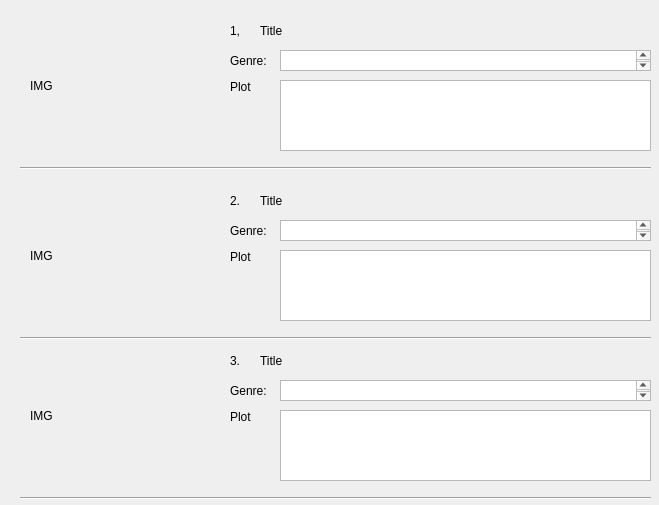
<?xml version="1.0" encoding="UTF-8"?>
<ui version="4.0">
 <class>Dialog</class>
 <widget class="QDialog" name="Dialog">
  <property name="geometry">
   <rect>
    <x>0</x>
    <y>0</y>
    <width>659</width>
    <height>505</height>
   </rect>
  </property>
  <property name="windowTitle">
   <string>Dialog</string>
  </property>
  <widget class="QLabel" name="movie_thumbnail_1">
   <property name="geometry">
    <rect>
     <x>30</x>
     <y>20</y>
     <width>181</width>
     <height>131</height>
    </rect>
   </property>
   <property name="text">
    <string>IMG</string>
   </property>
  </widget>
  <widget class="QLabel" name="movie_title_1">
   <property name="geometry">
    <rect>
     <x>260</x>
     <y>20</y>
     <width>391</width>
     <height>21</height>
    </rect>
   </property>
   <property name="styleSheet">
    <string notr="true">font: 16pt &quot;Impact&quot;;</string>
   </property>
   <property name="text">
    <string>Title</string>
   </property>
  </widget>
  <widget class="QLabel" name="label">
   <property name="geometry">
    <rect>
     <x>230</x>
     <y>20</y>
     <width>21</width>
     <height>21</height>
    </rect>
   </property>
   <property name="styleSheet">
    <string notr="true">font: 16pt &quot;Impact&quot;;</string>
   </property>
   <property name="text">
    <string>1,</string>
   </property>
  </widget>
  <widget class="QLabel" name="label_2">
   <property name="geometry">
    <rect>
     <x>230</x>
     <y>50</y>
     <width>51</width>
     <height>21</height>
    </rect>
   </property>
   <property name="styleSheet">
    <string notr="true">font: 75 12pt &quot;Times New Roman&quot;;</string>
   </property>
   <property name="text">
    <string>Genre: </string>
   </property>
  </widget>
  <widget class="QTextEdit" name="m1_genre">
   <property name="geometry">
    <rect>
     <x>280</x>
     <y>50</y>
     <width>371</width>
     <height>21</height>
    </rect>
   </property>
  </widget>
  <widget class="QLabel" name="label_3">
   <property name="geometry">
    <rect>
     <x>230</x>
     <y>80</y>
     <width>47</width>
     <height>13</height>
    </rect>
   </property>
   <property name="styleSheet">
    <string notr="true">font: 75 12pt &quot;Times New Roman&quot;;
</string>
   </property>
   <property name="text">
    <string>Plot</string>
   </property>
  </widget>
  <widget class="QTextEdit" name="m1_plot">
   <property name="geometry">
    <rect>
     <x>280</x>
     <y>80</y>
     <width>371</width>
     <height>71</height>
    </rect>
   </property>
  </widget>
  <widget class="Line" name="line">
   <property name="geometry">
    <rect>
     <x>20</x>
     <y>160</y>
     <width>631</width>
     <height>16</height>
    </rect>
   </property>
   <property name="orientation">
    <enum>Qt::Horizontal</enum>
   </property>
  </widget>
  <widget class="Line" name="line_2">
   <property name="geometry">
    <rect>
     <x>20</x>
     <y>330</y>
     <width>631</width>
     <height>16</height>
    </rect>
   </property>
   <property name="orientation">
    <enum>Qt::Horizontal</enum>
   </property>
  </widget>
  <widget class="QLabel" name="movie_thumbnail_2">
   <property name="geometry">
    <rect>
     <x>30</x>
     <y>190</y>
     <width>181</width>
     <height>131</height>
    </rect>
   </property>
   <property name="text">
    <string>IMG</string>
   </property>
  </widget>
  <widget class="QLabel" name="label_4">
   <property name="geometry">
    <rect>
     <x>230</x>
     <y>190</y>
     <width>21</width>
     <height>21</height>
    </rect>
   </property>
   <property name="styleSheet">
    <string notr="true">font: 16pt &quot;Impact&quot;;</string>
   </property>
   <property name="text">
    <string>2.</string>
   </property>
  </widget>
  <widget class="QLabel" name="movie_title_2">
   <property name="geometry">
    <rect>
     <x>260</x>
     <y>190</y>
     <width>391</width>
     <height>21</height>
    </rect>
   </property>
   <property name="styleSheet">
    <string notr="true">font: 16pt &quot;Impact&quot;;</string>
   </property>
   <property name="text">
    <string>Title</string>
   </property>
  </widget>
  <widget class="QLabel" name="label_5">
   <property name="geometry">
    <rect>
     <x>230</x>
     <y>250</y>
     <width>47</width>
     <height>13</height>
    </rect>
   </property>
   <property name="styleSheet">
    <string notr="true">font: 75 12pt &quot;Times New Roman&quot;;
</string>
   </property>
   <property name="text">
    <string>Plot</string>
   </property>
  </widget>
  <widget class="QLabel" name="label_6">
   <property name="geometry">
    <rect>
     <x>230</x>
     <y>220</y>
     <width>51</width>
     <height>21</height>
    </rect>
   </property>
   <property name="styleSheet">
    <string notr="true">font: 75 12pt &quot;Times New Roman&quot;;</string>
   </property>
   <property name="text">
    <string>Genre: </string>
   </property>
  </widget>
  <widget class="QTextEdit" name="m2_genre">
   <property name="geometry">
    <rect>
     <x>280</x>
     <y>220</y>
     <width>371</width>
     <height>21</height>
    </rect>
   </property>
  </widget>
  <widget class="QTextEdit" name="m2_plot">
   <property name="geometry">
    <rect>
     <x>280</x>
     <y>250</y>
     <width>371</width>
     <height>71</height>
    </rect>
   </property>
  </widget>
  <widget class="Line" name="line_3">
   <property name="geometry">
    <rect>
     <x>20</x>
     <y>490</y>
     <width>631</width>
     <height>16</height>
    </rect>
   </property>
   <property name="orientation">
    <enum>Qt::Horizontal</enum>
   </property>
  </widget>
  <widget class="QLabel" name="movie_thumbnail_3">
   <property name="geometry">
    <rect>
     <x>30</x>
     <y>350</y>
     <width>181</width>
     <height>131</height>
    </rect>
   </property>
   <property name="text">
    <string>IMG</string>
   </property>
  </widget>
  <widget class="QLabel" name="label_7">
   <property name="geometry">
    <rect>
     <x>230</x>
     <y>350</y>
     <width>21</width>
     <height>21</height>
    </rect>
   </property>
   <property name="styleSheet">
    <string notr="true">font: 16pt &quot;Impact&quot;;</string>
   </property>
   <property name="text">
    <string>3.</string>
   </property>
  </widget>
  <widget class="QLabel" name="movie_title_3">
   <property name="geometry">
    <rect>
     <x>260</x>
     <y>350</y>
     <width>391</width>
     <height>21</height>
    </rect>
   </property>
   <property name="styleSheet">
    <string notr="true">font: 16pt &quot;Impact&quot;;</string>
   </property>
   <property name="text">
    <string>Title</string>
   </property>
  </widget>
  <widget class="QLabel" name="label_8">
   <property name="geometry">
    <rect>
     <x>230</x>
     <y>410</y>
     <width>47</width>
     <height>13</height>
    </rect>
   </property>
   <property name="styleSheet">
    <string notr="true">font: 75 12pt &quot;Times New Roman&quot;;
</string>
   </property>
   <property name="text">
    <string>Plot</string>
   </property>
  </widget>
  <widget class="QLabel" name="label_9">
   <property name="geometry">
    <rect>
     <x>230</x>
     <y>380</y>
     <width>51</width>
     <height>21</height>
    </rect>
   </property>
   <property name="styleSheet">
    <string notr="true">font: 75 12pt &quot;Times New Roman&quot;;</string>
   </property>
   <property name="text">
    <string>Genre: </string>
   </property>
  </widget>
  <widget class="QTextEdit" name="m3_genre">
   <property name="geometry">
    <rect>
     <x>280</x>
     <y>380</y>
     <width>371</width>
     <height>21</height>
    </rect>
   </property>
  </widget>
  <widget class="QTextEdit" name="m3_plot">
   <property name="geometry">
    <rect>
     <x>280</x>
     <y>410</y>
     <width>371</width>
     <height>71</height>
    </rect>
   </property>
  </widget>
 </widget>
 <resources/>
 <connections/>
</ui>
